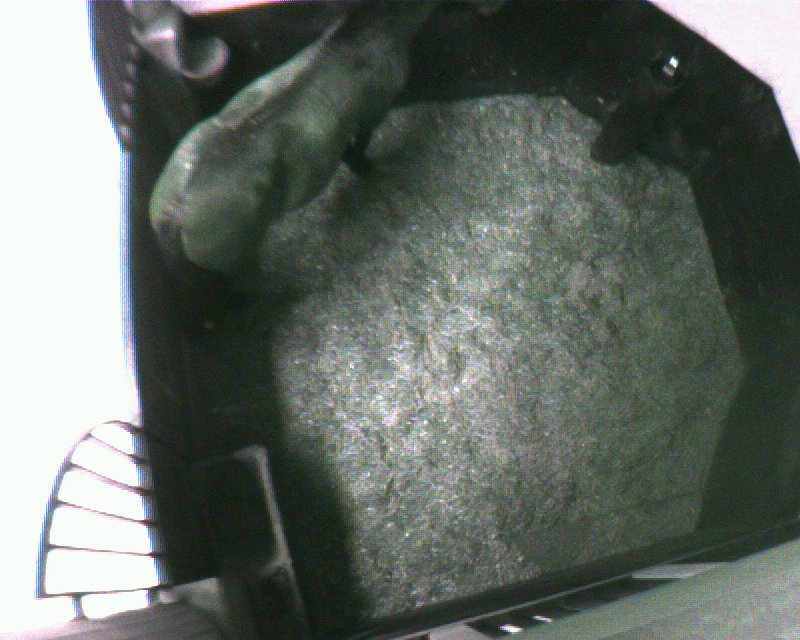
#> input picture attached_assets/node_1_image_3405_a7ef28146d13a3eb0afa_enhanced_1790949667556.jpg, 800 x 640 px
$ python night_photo.py ../attached_assets/node_1_image_3405_a7ef28146d13a3eb0afa_enhanced_1790949667556.jpg out.png
#> lines starting #> are read from the running program, lines starting #| are printed output that depends on the picture
#> in main, source is the input picture: shape (640, 800, 3); mean B, G, R 103.1, 109.6, 102.1
"""Enhance night photos without cropping, warping, or generative processing."""

from __future__ import annotations

import argparse
import math
from pathlib import Path

import cv2
import numpy as np


def brighten_gamma(image: np.ndarray, gamma: float = 1.8) -> np.ndarray:
    """Apply the convention output = 255 * (input / 255) ** (1 / gamma).

    Gamma above 1 brightens shadows. Endpoints remain 0 and 255.
    """
    if not math.isfinite(gamma) or not 1.6 <= gamma <= 2.0:
        raise ValueError("gamma must be between 1.6 and 2.0")
    if not isinstance(image, np.ndarray) or image.dtype != np.uint8:
        raise ValueError("image must be a uint8 NumPy array")
    if image.ndim != 2 or image.size == 0:
        raise ValueError("gamma correction requires a nonempty grayscale image")

    levels = np.arange(256, dtype=np.float64) / 255.0
    lookup = np.rint(255.0 * np.power(levels, 1.0 / gamma)).astype(np.uint8)
    return cv2.LUT(image, lookup)


def enhance_night_photo(
    image: np.ndarray,
    *,
    gamma: float = 1.8,
    scale: int = 2,
    denoise_h: float = 5.0,
    unsharp_amount: float = 0.25,
) -> np.ndarray:
    """Return a new uint8 grayscale image, uniformly enlarged 2x (or 4x).

    Input: nonempty uint8 grayscale (H, W) or OpenCV BGR (H, W, 3).
    Pipeline: grayscale -> fastNlMeansDenoising -> CLAHE (2.0, 8x8)
    -> inverse-gamma LUT -> mild unsharp mask -> INTER_LANCZOS4 resize.

    No inpainting, object recognition, synthesis, rotation, perspective
    transform, or crop is performed. The source array is never modified.
    These filters change pixel values and may suppress weak details; they
    cannot restore information lost through compression.
    """
#> called with gamma = 1.8, scale = 2, denoise_h = 5, unsharp_amount = 0.25
    if not isinstance(image, np.ndarray):
        raise ValueError("image must be a NumPy array")
    if image.dtype != np.uint8 or image.size == 0:
        raise ValueError("image must be nonempty and have dtype uint8")
    if not (image.ndim == 2 or (image.ndim == 3 and image.shape[2] == 3)):
        raise ValueError("image must be grayscale or three-channel BGR")
    if not math.isfinite(gamma) or not 1.6 <= gamma <= 2.0:
        raise ValueError("gamma must be between 1.6 and 2.0")
    if not isinstance(scale, int) or scale not in (2, 4):
        raise ValueError("scale must be 2 or 4")
    if not math.isfinite(denoise_h) or not 0.0 <= denoise_h <= 10.0:
        raise ValueError("denoise_h must be between 0 and 10")
    if not math.isfinite(unsharp_amount) or not 0.0 <= unsharp_amount <= 0.5:
        raise ValueError("unsharp_amount must be between 0 and 0.5")

    gray = (
        cv2.cvtColor(image, cv2.COLOR_BGR2GRAY)
        if image.ndim == 3
        else image.copy()
    )
    denoised = cv2.fastNlMeansDenoising(
        gray, None, h=denoise_h, templateWindowSize=7, searchWindowSize=21
    )
    local_contrast = cv2.createCLAHE(
        clipLimit=2.0, tileGridSize=(8, 8)
    ).apply(denoised)
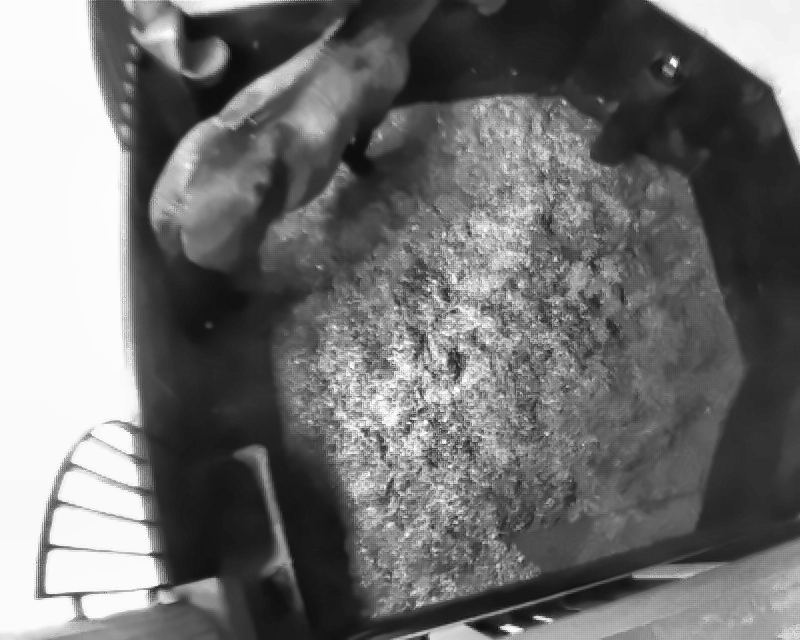
#> local_contrast: shape (640, 800); min 11, max 255, mean 114.3
    brightened = brighten_gamma(local_contrast, gamma)
#> in brighten_gamma, `return cv2.LUT(image, lookup)`:
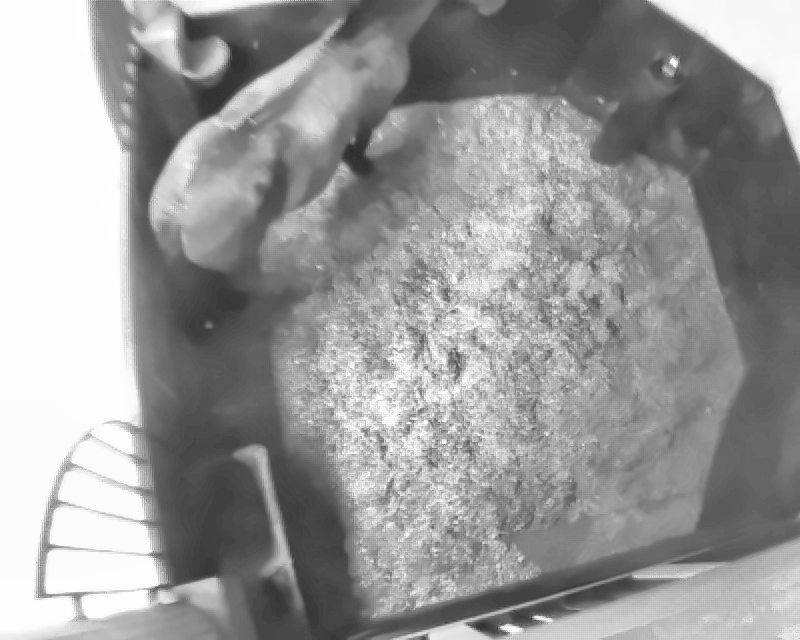
#> returned value: shape (640, 800); min 44, max 255, mean 154.2
    blurred = cv2.GaussianBlur(
        brightened, (0, 0), sigmaX=1.0, borderType=cv2.BORDER_REFLECT_101
    )
    sharpened = cv2.addWeighted(
        brightened, 1.0 + unsharp_amount, blurred, -unsharp_amount, 0.0
    )
    height, width = gray.shape
#> height = 640; width = 800
    return cv2.resize(
        sharpened, (width * scale, height * scale),
        interpolation=cv2.INTER_LANCZOS4,
    )
#> returned value: shape (1280, 1600)


def main() -> None:
    """Process one local file into a separate, lossless PNG."""
    parser = argparse.ArgumentParser(description=__doc__)
    parser.add_argument("input", type=Path)
    parser.add_argument("output", type=Path, help="New PNG file; never overwrites")
    parser.add_argument("--gamma", type=float, default=1.8)
    parser.add_argument("--scale", type=int, choices=(2, 4), default=2)
    args = parser.parse_args()

    try:
        if args.output.suffix.lower() != ".png":
            raise ValueError("output must be PNG to avoid additional lossy compression")
        if args.input.resolve() == args.output.resolve() or args.output.exists():
            raise ValueError("use a new output path; existing files are never overwritten")
        if not args.input.is_file():
            raise ValueError(f"input file does not exist: {args.input}")
        source = cv2.imread(str(args.input), cv2.IMREAD_UNCHANGED)
        if source is None:
            raise ValueError(f"could not decode image: {args.input}")
        result = enhance_night_photo(source, gamma=args.gamma, scale=args.scale)
        args.output.parent.mkdir(parents=True, exist_ok=True)
        if not cv2.imwrite(str(args.output), result):
            raise ValueError(f"could not save output: {args.output}")
    except (ValueError, cv2.error) as error:
        parser.error(str(error))

    print(f"Saved {args.output}: {result.shape[1]}x{result.shape[0]}, grayscale")
#| Saved out.png: 1600x1280, grayscale


if __name__ == "__main__":
    main()
